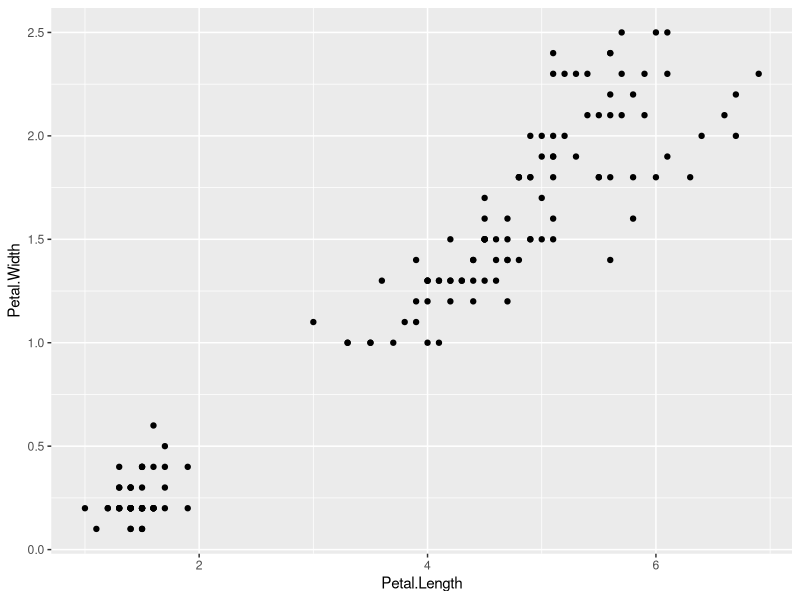
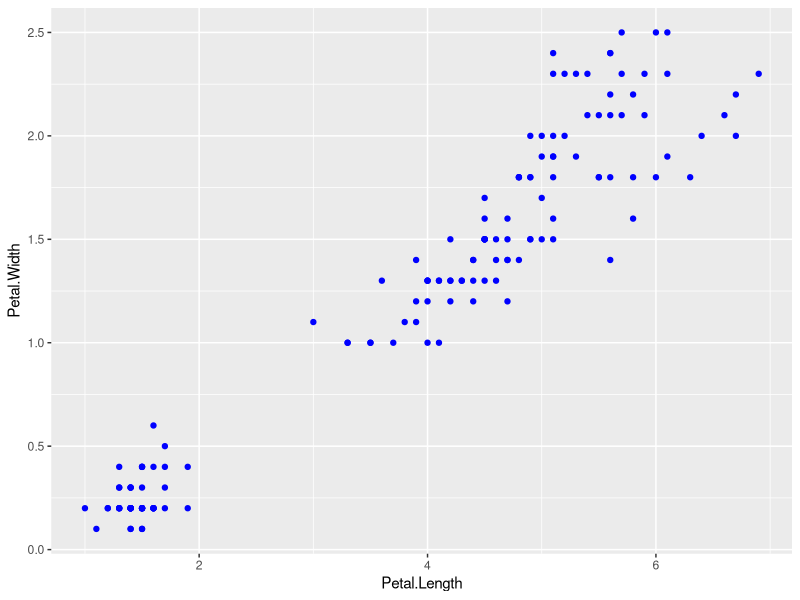
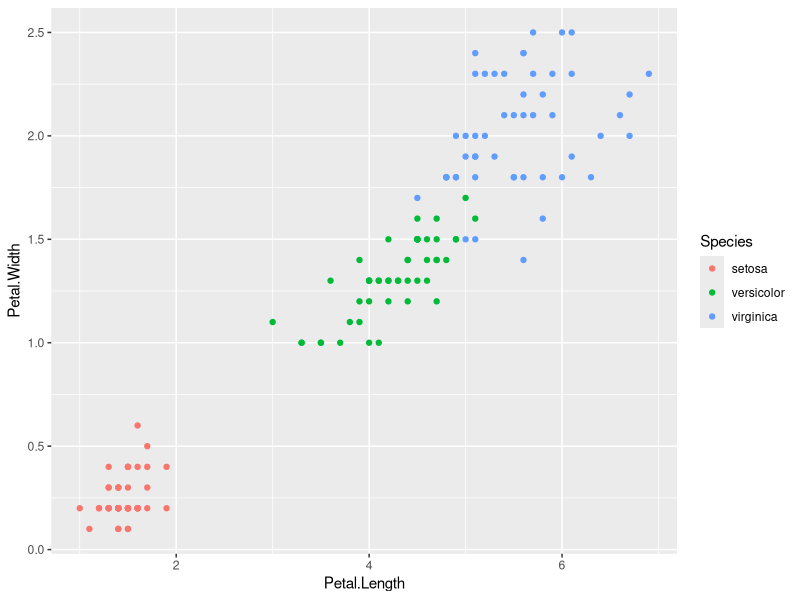
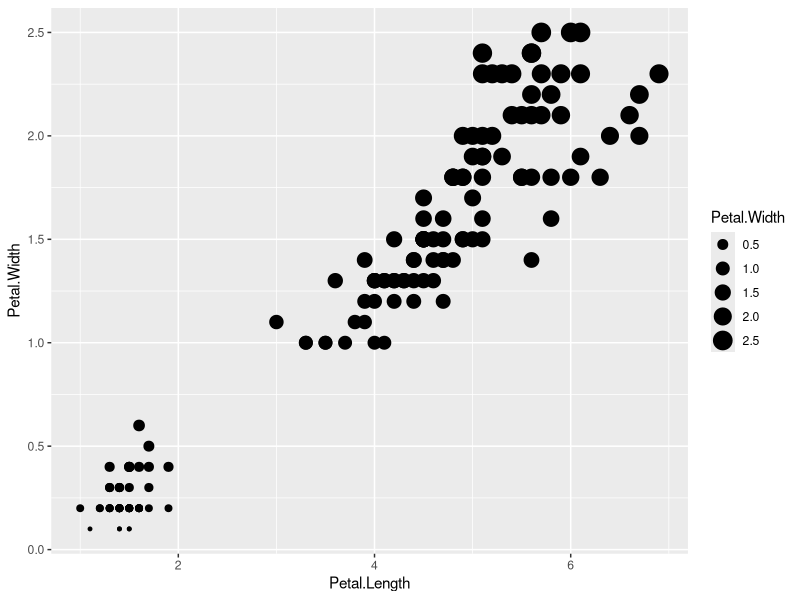
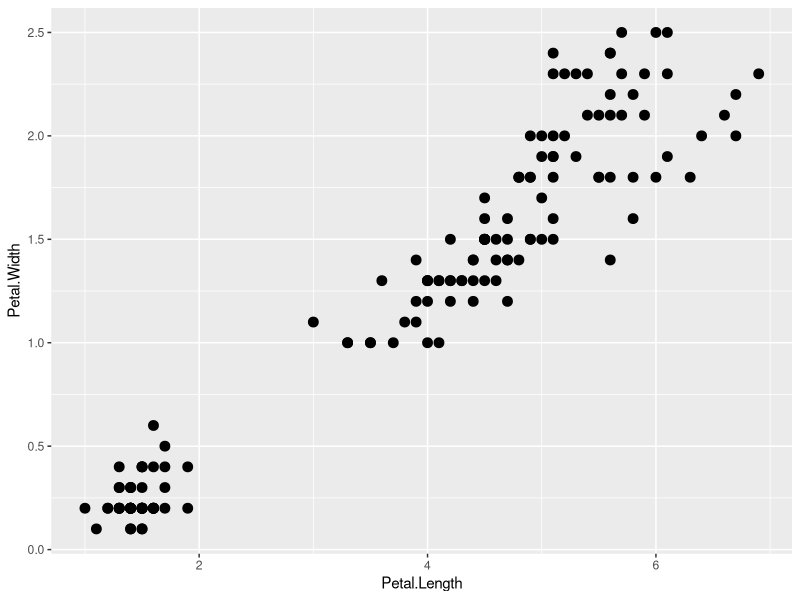
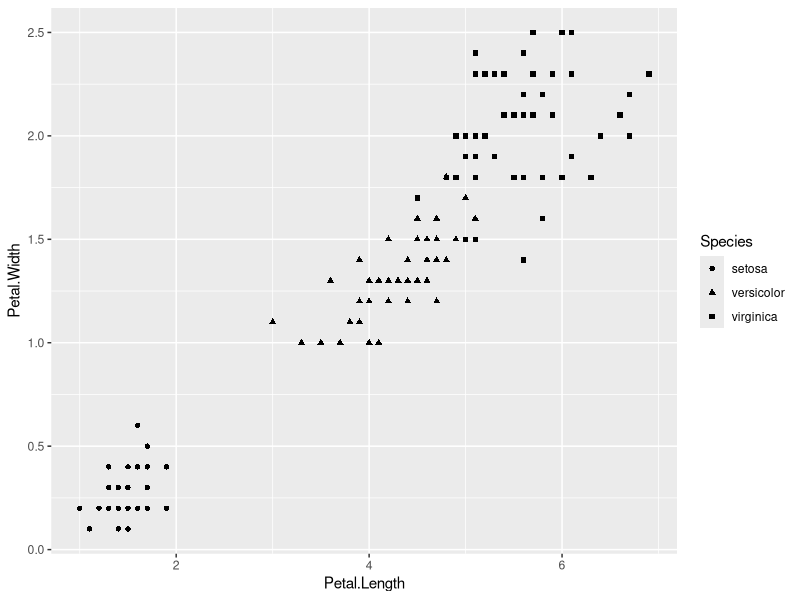
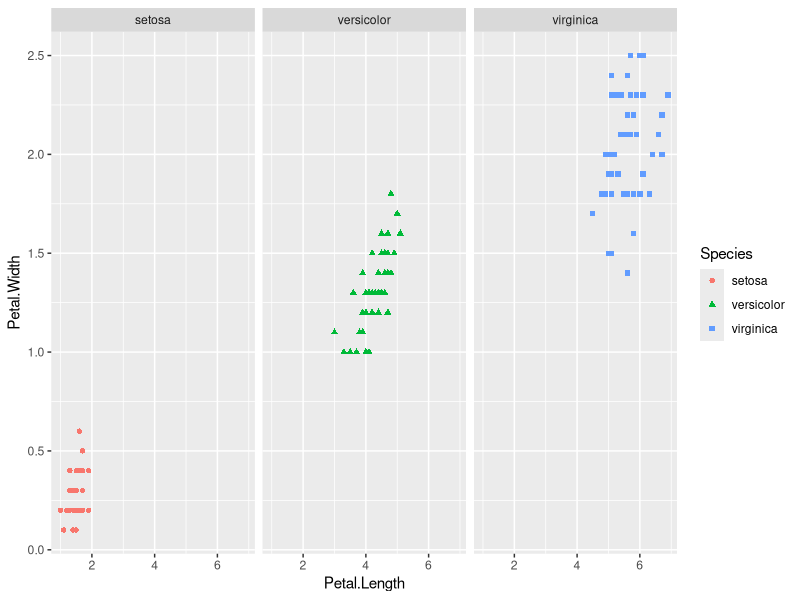
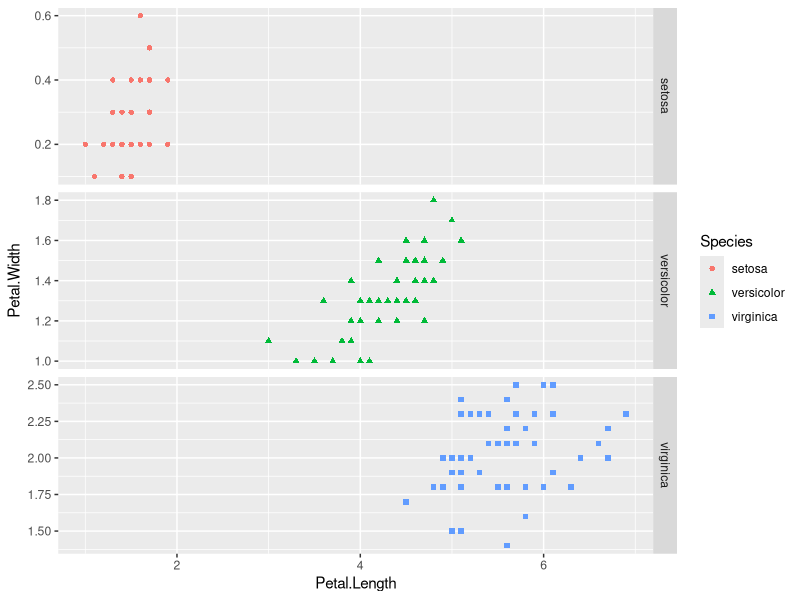

The R source for these figures, in order:
## ---- chunk 1
# load the libraries each time you restart R
library(tidyverse)
library(lubridate)
library(scales)
library(skimr)

# read in the csv file
# note here we are using relative file paths to find the file
# try hitting "" and then tab inside of the "" - this will bring up choices
iris.df <- read_csv("data/iris.csv")

## ---- chunk 2
glimpse(iris.df)
## ---- chunk 3
head(iris.df)
# tail(iris.df)
## ---- chunk 4
ggplot(data=iris.df) +
  geom_point(aes(x=Petal.Length, y=Petal.Width))
## ---- chunk 5
ggplot(data=iris.df) +
  geom_point(aes(x=Petal.Length, y=Petal.Width), color="blue")
## ---- chunk 6
ggplot(data=iris.df) +
  geom_point(aes(x=Petal.Length, y=Petal.Width, color=Species))
## ---- chunk 7
ggplot(data=iris.df) +
  geom_point(aes(x=Petal.Length, y=Petal.Width, size=Petal.Width))
## ---- chunk 8
ggplot(data=iris.df) +
  geom_point(aes(x=Petal.Length, y=Petal.Width), size=3)
## ---- chunk 9
ggplot(data=iris.df) +
  geom_point(aes(x=Petal.Length, y=Petal.Width, shape=Species))
## ---- chunk 10

ggplot(data=iris.df) +
  geom_point(aes(x=Petal.Length, y=Petal.Width, shape=Species, color=Species)) +
  facet_grid(. ~ Species)
  


## ---- chunk 11
ggplot(data=iris.df) +
  geom_point(aes(x=Petal.Length, y=Petal.Width, shape=Species, color=Species)) +
  facet_grid(Species ~ ., scales = "free") 
## ---- chunk 12
ggplot(data=iris.df) +
  geom_point(aes(x=Petal.Length, y=Petal.Width, shape=Species, color=Species)) +
  facet_wrap("Species", scales = "free")
## ---- chunk 13
ggplot(data=iris.df) +
  geom_point(aes(x=Petal.Length, y=Petal.Width, shape=Species, color=Species)) +
  ggtitle("Petal Shape") +
  labs(x="Petal Length", y="Petal Width")
  # we will get into themes but this will center the title
  # theme(plot.title = element_text(hjust = 0.5))
## ---- chunk 14
streams.df <- read_csv("data/streams_q_gage_no3.csv", guess_max = 10000)

glimpse(streams.df)
## ---- chunk 15
ggplot(streams.df, aes(datetime, no3_mgl, color=site)) +
  geom_point()
## ---- chunk 16
ggplot(streams.df, aes(datetime, no3_mgl, color=site)) +
  geom_point() +
  scale_y_continuous()+ #expand=c(0,0), breaks=c(0,30,60)
     scale_x_datetime(date_breaks = "1 month",
                  limits = ymd_hms(c('2017-01-01 00:00:00','2017-12-31 00:00:00')),
                  labels=date_format("%Y-%b-%d"), expand=c(0,0))
## ---- chunk 17
ggplot(streams.df, aes(datetime, no3_mgl, color=site)) +
  geom_point() +
  scale_y_continuous()+ #expand=c(0,0), breaks=c(0,30,60)
     scale_x_datetime(date_breaks = "1 month",
                  limits = ymd_hms(c('2017-01-01 00:00:00','2017-12-31 00:00:00')),
                  labels=date_format("%Y-%b-%d"), expand=c(0,0)) +
  theme_bw()
## ---- chunk 18
ggplot(streams.df, aes(datetime, no3_mgl, color=site)) +
  geom_point() +
  scale_y_continuous()+ #expand=c(0,0), breaks=c(0,30,60)
     scale_x_datetime(date_breaks = "1 month",
                  limits = ymd_hms(c('2017-01-01 00:00:00','2017-12-31 00:00:00')),
                  labels=date_format("%Y-%b-%d"), expand=c(0,0)) +
  theme(
       # LABLES APPEARANCE
       axis.title.x=element_text(size=12, face="bold"),
       axis.title.y=element_text(size=12, face="bold"),
       axis.text.x = element_text(size=10, face="bold", angle=45, hjust=1),
       axis.text.y = element_text(size=10, face="bold"))
